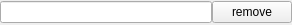
<?xml version="1.0" encoding="UTF-8"?>
<ui version="4.0">
 <class>Form</class>
 <widget class="QWidget" name="Form">
  <property name="geometry">
   <rect>
    <x>0</x>
    <y>0</y>
    <width>292</width>
    <height>25</height>
   </rect>
  </property>
  <property name="windowTitle">
   <string>Form</string>
  </property>
  <layout class="QHBoxLayout" name="horizontalLayout_2">
   <property name="spacing">
    <number>0</number>
   </property>
   <property name="leftMargin">
    <number>0</number>
   </property>
   <property name="topMargin">
    <number>0</number>
   </property>
   <property name="rightMargin">
    <number>0</number>
   </property>
   <property name="bottomMargin">
    <number>0</number>
   </property>
   <item>
    <layout class="QHBoxLayout" name="horizontalLayout">
     <item>
      <widget class="QLineEdit" name="div_enm_line"/>
     </item>
     <item>
      <widget class="QPushButton" name="remove_btn">
       <property name="text">
        <string>remove</string>
       </property>
      </widget>
     </item>
    </layout>
   </item>
  </layout>
 </widget>
 <resources/>
 <connections/>
</ui>
